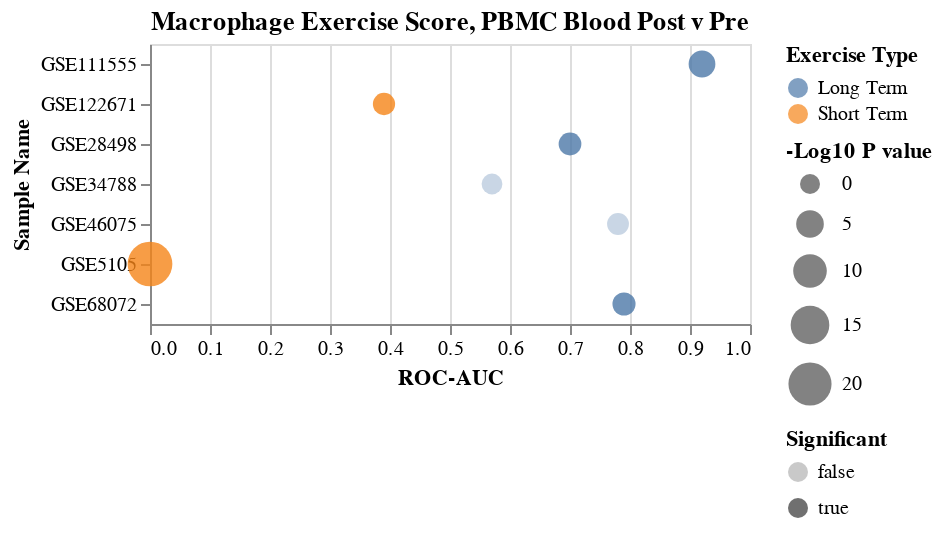

Notebook source saved alongside this figure:
### Markdown cell above
## Figure 4 B

### Code cell
bloodLst=list(data2[data2['Method']=='Blood Draw'].index)
saveName='MacrophageExerciseDotPlot_BloodSample_log10Pval.svg'
title='Macrophage Exercise Score, PBMC Blood Post v Pre'
save=True
dfIn=df.loc[bloodLst]

chart=makeDotPlot(dfIn,saveName=saveName,title=title,rev=False,save=save)
chart

### Figure 1 — Vega-Lite specification as saved in the notebook (floating-point values rounded to 4 significant figures)
{"config": {"view": {"continuousWidth": 300, "continuousHeight": 300}}, "data": {"name": "data-b66ac4f411799636862fadc97a17e715"}, "mark": {"type": "circle"}, "encoding": {"color": {"field": "Exercise Type", "type": "nominal"}, "opacity": {"field": "Significant", "type": "nominal"}, "size": {"field": "-Log10 P value", "scale": {"range": [100, 500], "reverse": false}, "type": "quantitative"}, "x": {"field": "ROC-AUC", "scale": {"domain": [0, 1]}, "type": "quantitative"}, "y": {"field": "Sample Name", "type": "nominal"}}, "title": "Macrophage Exercise Score, PBMC Blood Post v Pre", "$schema": "https://vega.github.io/schema/vega-lite/v5.8.0.json", "datasets": {"data-b66ac4f411799636862fadc97a17e715": [{"Sample Name": "GSE5105", "Num Samples": 44, "ROC-AUC": 0.0, "Pval": 1.15e-22, "Exercise Type": "Short Term", "-Log10 P value": 21.94, "Significant": true}, {"Sample Name": "GSE122671", "Num Samples": 88, "ROC-AUC": 0.39, "Pval": 0.0494, "Exercise Type": "Short Term", "-Log10 P value": 1.306, "Significant": true}, {"Sample Name": "GSE34788", "Num Samples": 60, "ROC-AUC": 0.57, "Pval": 0.351, "Exercise Type": "Long Term", "-Log10 P value": 0.4547, "Significant": false}, {"Sample Name": "GSE68072", "Num Samples": 23, "ROC-AUC": 0.79, "Pval": 0.0151, "Exercise Type": "Long Term", "-Log10 P value": 1.821, "Significant": true}, {"Sample Name": "GSE46075", "Num Samples": 16, "ROC-AUC": 0.78, "Pval": 0.0865, "Exercise Type": "Long Term", "-Log10 P value": 1.063, "Significant": false}, {"Sample Name": "GSE28498", "Num Samples": 38, "ROC-AUC": 0.7, "Pval": 0.0242, "Exercise Type": "Long Term", "-Log10 P value": 1.616, "Significant": true}, {"Sample Name": "GSE111555", "Num Samples": 32, "ROC-AUC": 0.92, "Pval": 4.49e-05, "Exercise Type": "Long Term", "-Log10 P value": 4.348, "Significant": true}]}}
